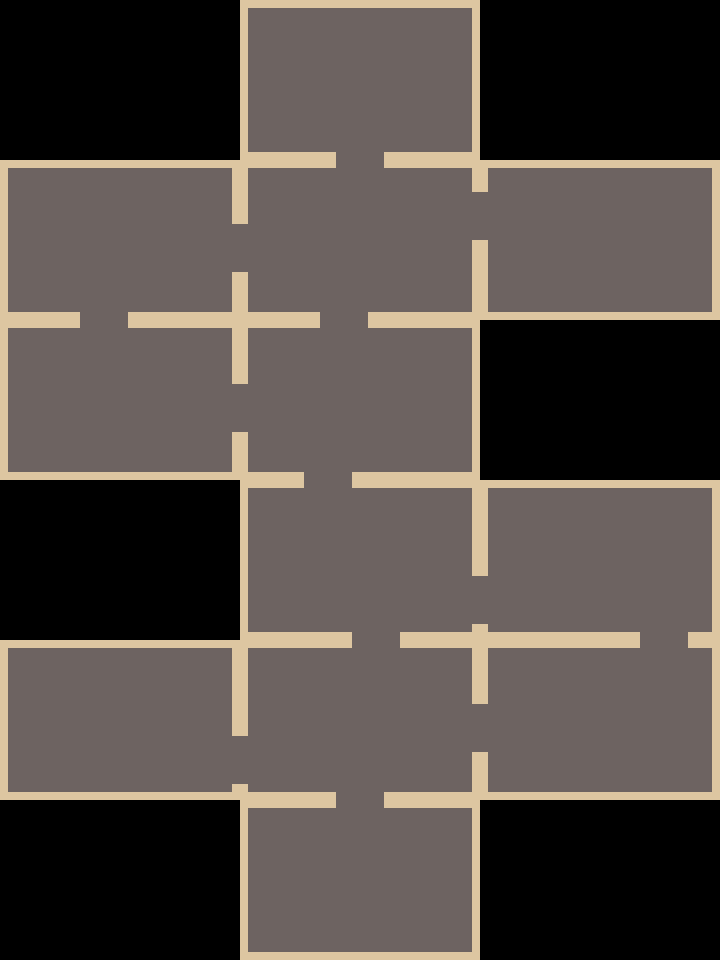

Rendered tile map (Tiled .tmx) drawn with the repository's tilesets; below, a short description and the map source with its tile grids summarised:
An orthogonal 45x60 tile map with 16x16 px tiles, 1 tile layer (tiles) and 90 objects (4x 1,4, 4x 1,2, 3x 1,3, 3x 1,1, 2x 2,4, ...).

<map version="1.2" tiledversion="1.2.4" orientation="orthogonal" renderorder="right-down" width="45" height="60" tilewidth="16" tileheight="16" infinite="0" nextlayerid="6" nextobjectid="98">
 <tileset firstgid="1" name="tileset" tilewidth="16" tileheight="16" tilecount="45" columns="9">
  <image source="tileset.png" width="144" height="80" />
  <tile id="0" type="tl" />
  <tile id="1" type="tm" />
  <tile id="2" type="tr" />
  <tile id="3" type="itl" />
  <tile id="4" type="itr" />
  <tile id="9" type="ml" />
  <tile id="10" type="ground" />
  <tile id="11" type="mr" />
  <tile id="12" type="ibl" />
  <tile id="13" type="ibr" />
  <tile id="18" type="bl" />
  <tile id="19" type="bm" />
  <tile id="20" type="br" />
 </tileset>
 <layer id="1" name="tiles" width="45" height="60">
  <data>[2700 cells, 1800 non-empty, 9 distinct tile ids]</data>
 </layer>
 <objectgroup id="2" name="spawn">
  <object id="1" name="player_spawn" x="364.333" y="911.333">
   <point />
  </object>
  <object id="2" name="enemy_spawn" x="283" y="692.5">
   <point />
  </object>
  <object id="35" x="360.333" y="776.333">
   <point />
  </object>
  <object id="36" x="360" y="825.667">
   <point />
  </object>
  <object id="57" x="264.667" y="760.667">
   <point />
  </object>
  <object id="58" x="456.667" y="729.333">
   <point />
  </object>
  <object id="59" x="504.667" y="729.333">
   <point />
  </object>
  <object id="60" x="218" y="763.333">
   <point />
  </object>
  <object id="61" x="376.667" y="667.333">
   <point />
  </object>
  <object id="62" x="376.667" y="619.667">
   <point />
  </object>
  <object id="63" x="457.333" y="604">
   <point />
  </object>
  <object id="64" x="504.333" y="603">
   <point />
  </object>
  <object id="69" x="664.5" y="619">
   <point />
  </object>
  <object id="70" x="664" y="667">
   <point />
  </object>
  <object id="71" x="328.5" y="505">
   <point />
  </object>
  <object id="72" x="327.5" y="456.5">
   <point />
  </object>
  <object id="73" x="264" y="410">
   <point />
  </object>
  <object id="74" x="216.5" y="409">
   <point />
  </object>
  <object id="75" x="104" y="344.5">
   <point />
  </object>
  <object id="76" x="104.5" y="298.5">
   <point />
  </object>
  <object id="77" x="344.5" y="297">
   <point />
  </object>
  <object id="78" x="265.5" y="250.5">
   <point />
  </object>
  <object id="79" x="216" y="249">
   <point />
  </object>
  <object id="80" x="344.5" y="346.5">
   <point />
  </object>
  <object id="81" x="455.5" y="218.5">
   <point />
  </object>
  <object id="82" x="505.5" y="216">
   <point />
  </object>
  <object id="83" x="360.5" y="186.5">
   <point />
  </object>
  <object id="84" x="359.5" y="138">
   <point />
  </object>
 </objectgroup>
 <objectgroup id="5" name="rooms">
  <object id="88" x="355.333" y="726.667">
   <point />
  </object>
  <object id="89" x="114" y="728">
   <point />
  </object>
  <object id="90" x="609.333" y="725.333">
   <point />
  </object>
  <object id="91" x="612" y="554.667">
   <point />
  </object>
  <object id="92" x="353.333" y="559.333">
   <point />
  </object>
  <object id="93" x="349.333" y="404">
   <point />
  </object>
  <object id="94" x="104" y="408">
   <point />
  </object>
  <object id="95" x="105.333" y="241.333">
   <point />
  </object>
  <object id="96" x="355.333" y="234.667">
   <point />
  </object>
  <object id="97" x="599.333" y="233.333">
   <point />
  </object>
 </objectgroup>
 <objectgroup id="4" name="transition">
  <object id="33" name="1,4" x="334.667" y="800.333" width="50.6667" height="7.18182">
   <properties>
    <property name="target" type="int" value="35" />
   </properties>
  </object>
  <object id="34" name="1,5" x="334.667" y="791.758" width="50.6667" height="7.90906">
   <properties>
    <property name="target" type="int" value="36" />
   </properties>
  </object>
  <object id="37" name="0,4" x="240.5" y="736.25" width="8" height="47.5">
   <properties>
    <property name="target" type="int" value="60" />
   </properties>
  </object>
  <object id="38" name="1,4" x="231.864" y="735.818" width="8" height="47.5">
   <properties>
    <property name="target" type="int" value="57" />
   </properties>
  </object>
  <object id="39" name="2,4" x="472.333" y="705" width="7.33333" height="46.6667">
   <properties>
    <property name="target" type="int" value="59" />
   </properties>
  </object>
  <object id="40" name="1,4" x="480.333" y="705" width="7.33333" height="46.6667">
   <properties>
    <property name="target" type="int" value="58" />
   </properties>
  </object>
  <object id="41" name="1,3" x="351" y="640.03" width="50.6667" height="7.18182">
   <properties>
    <property name="target" type="int" value="62" />
   </properties>
  </object>
  <object id="42" name="1,4" x="351" y="631.455" width="50.6667" height="7.90906">
   <properties>
    <property name="target" type="int" value="61" />
   </properties>
  </object>
  <object id="43" name="1,2" x="302" y="480.363" width="50.6667" height="7.18182">
   <properties>
    <property name="target" type="int" value="72" />
   </properties>
  </object>
  <object id="44" name="1,3" x="302" y="471.788" width="50.6667" height="7.90906">
   <properties>
    <property name="target" type="int" value="71" />
   </properties>
  </object>
  <object id="45" name="1,1" x="318.333" y="320.03" width="50.6667" height="7.18182">
   <properties>
    <property name="target" type="int" value="77" />
   </properties>
  </object>
  <object id="46" name="1,2" x="318.333" y="311.455" width="50.6667" height="7.90906">
   <properties>
    <property name="target" type="int" value="80" />
   </properties>
  </object>
  <object id="47" name="1,0" x="334.667" y="160.697" width="50.6667" height="7.18182">
   <properties>
    <property name="target" type="int" value="84" />
   </properties>
  </object>
  <object id="48" name="1,1" x="334.667" y="152.122" width="50.6667" height="7.90906">
   <properties>
    <property name="target" type="int" value="83" />
   </properties>
  </object>
  <object id="49" name="1,3" x="479.818" y="576.466" width="8" height="47.5">
   <properties>
    <property name="target" type="int" value="63" />
   </properties>
  </object>
  <object id="50" name="2,3" x="471.182" y="576.034" width="8" height="47.5">
   <properties>
    <property name="target" type="int" value="64" />
   </properties>
  </object>
  <object id="51" name="0,2" x="239.985" y="384.799" width="8" height="47.5">
   <properties>
    <property name="target" type="int" value="74" />
   </properties>
  </object>
  <object id="52" name="1,2" x="231.349" y="384.367" width="8" height="47.5">
   <properties>
    <property name="target" type="int" value="73" />
   </properties>
  </object>
  <object id="53" name="1,2" x="239.318" y="225.466" width="8" height="47.5">
   <properties>
    <property name="target" type="int" value="79" />
   </properties>
  </object>
  <object id="54" name="2,2" x="230.682" y="225.034" width="8" height="47.5">
   <properties>
    <property name="target" type="int" value="78" />
   </properties>
  </object>
  <object id="55" name="1,1" x="480.735" y="193.133" width="8" height="47.5">
   <properties>
    <property name="target" type="int" value="81" />
   </properties>
  </object>
  <object id="56" name="2,1" x="472.099" y="192.701" width="8" height="47.5">
   <properties>
    <property name="target" type="int" value="82" />
   </properties>
  </object>
  <object id="65" name="2,3" x="638.424" y="640.697" width="50.6667" height="7.18182">
   <properties>
    <property name="target" type="int" value="69" />
   </properties>
  </object>
  <object id="66" name="2,4" x="638.424" y="632.122" width="50.6667" height="7.90906">
   <properties>
    <property name="target" type="int" value="70" />
   </properties>
  </object>
  </objectgroup>
 <objectgroup id="3" name="collision">
  <!-- 26 objects omitted --></objectgroup>
</map>
<!-- 28 of 90 objects omitted -->